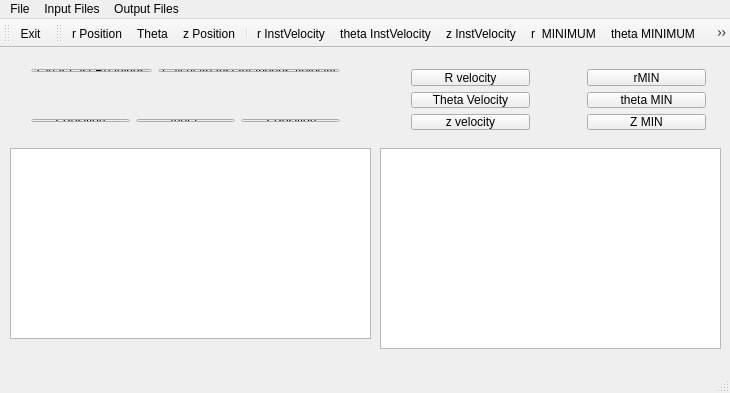
<?xml version="1.0" encoding="UTF-8"?>
<ui version="4.0">
 <class>MainWindow</class>
 <widget class="QMainWindow" name="MainWindow">
  <property name="geometry">
   <rect>
    <x>0</x>
    <y>0</y>
    <width>730</width>
    <height>393</height>
   </rect>
  </property>
  <property name="windowTitle">
   <string>InstVelocity</string>
  </property>
  <property name="windowIcon">
   <iconset>
    <normaloff>:/images/Icons/velocity.jpg</normaloff>:/images/Icons/velocity.jpg</iconset>
  </property>
  <property name="iconSize">
   <size>
    <width>40</width>
    <height>50</height>
   </size>
  </property>
  <property name="tabShape">
   <enum>QTabWidget::Triangular</enum>
  </property>
  <widget class="QWidget" name="centralWidget">
   <widget class="QTextBrowser" name="textBrowser">
    <property name="geometry">
     <rect>
      <x>10</x>
      <y>100</y>
      <width>361</width>
      <height>191</height>
     </rect>
    </property>
   </widget>
   <widget class="QTextBrowser" name="textBrowser1">
    <property name="geometry">
     <rect>
      <x>380</x>
      <y>100</y>
      <width>341</width>
      <height>201</height>
     </rect>
    </property>
   </widget>
   <widget class="QWidget" name="layoutWidget">
    <property name="geometry">
     <rect>
      <x>576</x>
      <y>10</y>
      <width>141</width>
      <height>83</height>
     </rect>
    </property>
    <layout class="QVBoxLayout" name="verticalLayout_2">
     <item>
      <widget class="QPushButton" name="pushButton_4">
       <property name="text">
        <string>rMIN</string>
       </property>
      </widget>
     </item>
     <item>
      <widget class="QPushButton" name="pushButton_5">
       <property name="text">
        <string>theta MIN</string>
       </property>
      </widget>
     </item>
     <item>
      <widget class="QPushButton" name="pushButton_7">
       <property name="text">
        <string>Z MIN</string>
       </property>
      </widget>
     </item>
    </layout>
   </widget>
   <widget class="QWidget" name="layoutWidget">
    <property name="geometry">
     <rect>
      <x>400</x>
      <y>10</y>
      <width>141</width>
      <height>83</height>
     </rect>
    </property>
    <layout class="QVBoxLayout" name="verticalLayout_3">
     <item>
      <widget class="QPushButton" name="pushButton_2">
       <property name="text">
        <string>R velocity</string>
       </property>
      </widget>
     </item>
     <item>
      <widget class="QPushButton" name="pushButton_3">
       <property name="text">
        <string>Theta Velocity</string>
       </property>
      </widget>
     </item>
     <item>
      <widget class="QPushButton" name="pushButton_6">
       <property name="text">
        <string>z velocity</string>
       </property>
      </widget>
     </item>
    </layout>
   </widget>
   <widget class="QWidget" name="layoutWidget">
    <property name="geometry">
     <rect>
      <x>20</x>
      <y>60</y>
      <width>331</width>
      <height>25</height>
     </rect>
    </property>
    <layout class="QHBoxLayout" name="horizontalLayout">
     <item>
      <widget class="QPushButton" name="pushButton_8">
       <property name="text">
        <string>r Position</string>
       </property>
      </widget>
     </item>
     <item>
      <widget class="QPushButton" name="pushButton_9">
       <property name="text">
        <string>theta </string>
       </property>
      </widget>
     </item>
     <item>
      <widget class="QPushButton" name="pushButton_10">
       <property name="text">
        <string>z Position</string>
       </property>
      </widget>
     </item>
    </layout>
   </widget>
   <widget class="QWidget" name="layoutWidget">
    <property name="geometry">
     <rect>
      <x>20</x>
      <y>10</y>
      <width>331</width>
      <height>25</height>
     </rect>
    </property>
    <layout class="QHBoxLayout" name="horizontalLayout_2">
     <item>
      <widget class="QPushButton" name="pushButton_11">
       <property name="text">
        <string>Clear Last Readings</string>
       </property>
      </widget>
     </item>
     <item>
      <widget class="QPushButton" name="pushButton">
       <property name="text">
        <string>Calculate Instantaneous Velocity</string>
       </property>
      </widget>
     </item>
    </layout>
   </widget>
  </widget>
  <widget class="QMenuBar" name="menuBar">
   <property name="geometry">
    <rect>
     <x>0</x>
     <y>0</y>
     <width>730</width>
     <height>21</height>
    </rect>
   </property>
   <widget class="QMenu" name="menuFile">
    <property name="title">
     <string>File</string>
    </property>
    <addaction name="separator"/>
    <addaction name="separator"/>
    <addaction name="actionExit"/>
   </widget>
   <widget class="QMenu" name="menuPostion_Files">
    <property name="title">
     <string>Input Files</string>
    </property>
    <addaction name="actionR_Position"/>
    <addaction name="actionTheta"/>
    <addaction name="actionZ_Position"/>
   </widget>
   <widget class="QMenu" name="menuOutput_Files">
    <property name="title">
     <string>Output Files</string>
    </property>
    <addaction name="actionTheta_InstVelocity"/>
    <addaction name="actionZ_InstVelocity"/>
    <addaction name="actionR_MINIMUM"/>
    <addaction name="actionTheta_MINIMUM"/>
    <addaction name="actionZ_MINIMUM"/>
   </widget>
   <addaction name="menuFile"/>
   <addaction name="menuPostion_Files"/>
   <addaction name="menuOutput_Files"/>
  </widget>
  <widget class="QToolBar" name="mainToolBar">
   <attribute name="toolBarArea">
    <enum>TopToolBarArea</enum>
   </attribute>
   <attribute name="toolBarBreak">
    <bool>false</bool>
   </attribute>
   <addaction name="actionExit"/>
  </widget>
  <widget class="QStatusBar" name="statusBar"/>
  <widget class="QToolBar" name="toolBar">
   <property name="windowTitle">
    <string>toolBar</string>
   </property>
   <attribute name="toolBarArea">
    <enum>TopToolBarArea</enum>
   </attribute>
   <attribute name="toolBarBreak">
    <bool>false</bool>
   </attribute>
   <addaction name="actionR_Position"/>
   <addaction name="actionTheta"/>
   <addaction name="actionZ_Position"/>
   <addaction name="separator"/>
   <addaction name="actionR_InstVelocity"/>
   <addaction name="actionTheta_InstVelocity"/>
   <addaction name="actionZ_InstVelocity"/>
   <addaction name="actionR_MINIMUM"/>
   <addaction name="actionTheta_MINIMUM"/>
   <addaction name="actionZ_MINIMUM"/>
  </widget>
  <action name="actionExit">
   <property name="icon">
    <iconset>
     <normaloff>:/images/Icons/images (17).jpg</normaloff>:/images/Icons/images (17).jpg</iconset>
   </property>
   <property name="text">
    <string>Exit</string>
   </property>
  </action>
  <action name="actionR_Position">
   <property name="icon">
    <iconset>
     <normaloff>:/images/Icons/r.jpg</normaloff>:/images/Icons/r.jpg</iconset>
   </property>
   <property name="text">
    <string>r Position</string>
   </property>
  </action>
  <action name="actionTheta">
   <property name="icon">
    <iconset>
     <normaloff>:/images/Icons/images (25).jpg</normaloff>:/images/Icons/images (25).jpg</iconset>
   </property>
   <property name="text">
    <string>Theta</string>
   </property>
  </action>
  <action name="actionZ_Position">
   <property name="icon">
    <iconset>
     <normaloff>:/images/Icons/z.jpg</normaloff>:/images/Icons/z.jpg</iconset>
   </property>
   <property name="text">
    <string>z Position</string>
   </property>
  </action>
  <action name="actionR_InstVelocity">
   <property name="icon">
    <iconset>
     <normaloff>:/images/Icons/vr.png</normaloff>:/images/Icons/vr.png</iconset>
   </property>
   <property name="text">
    <string>r InstVelocity</string>
   </property>
  </action>
  <action name="actionTheta_InstVelocity">
   <property name="icon">
    <iconset>
     <normaloff>:/images/Icons/vtheta.jpg</normaloff>:/images/Icons/vtheta.jpg</iconset>
   </property>
   <property name="text">
    <string>theta InstVelocity</string>
   </property>
  </action>
  <action name="actionZ_InstVelocity">
   <property name="icon">
    <iconset>
     <normaloff>:/images/Icons/vz.png</normaloff>:/images/Icons/vz.png</iconset>
   </property>
   <property name="text">
    <string>z InstVelocity</string>
   </property>
  </action>
  <action name="actionR_MINIMUM">
   <property name="icon">
    <iconset>
     <normaloff>:/images/Icons/rmin.png</normaloff>:/images/Icons/rmin.png</iconset>
   </property>
   <property name="text">
    <string>r  MINIMUM</string>
   </property>
   <property name="toolTip">
    <string>r  MINIMUM</string>
   </property>
  </action>
  <action name="actionTheta_MINIMUM">
   <property name="icon">
    <iconset>
     <normaloff>:/images/Icons/theta min.png</normaloff>:/images/Icons/theta min.png</iconset>
   </property>
   <property name="text">
    <string>theta MINIMUM</string>
   </property>
  </action>
  <action name="actionZ_MINIMUM">
   <property name="icon">
    <iconset>
     <normaloff>:/images/Icons/zmin.png</normaloff>:/images/Icons/zmin.png</iconset>
   </property>
   <property name="text">
    <string>z MINIMUM</string>
   </property>
  </action>
 </widget>
 <layoutdefault spacing="6" margin="11"/>
 <resources/>
 <connections/>
</ui>
